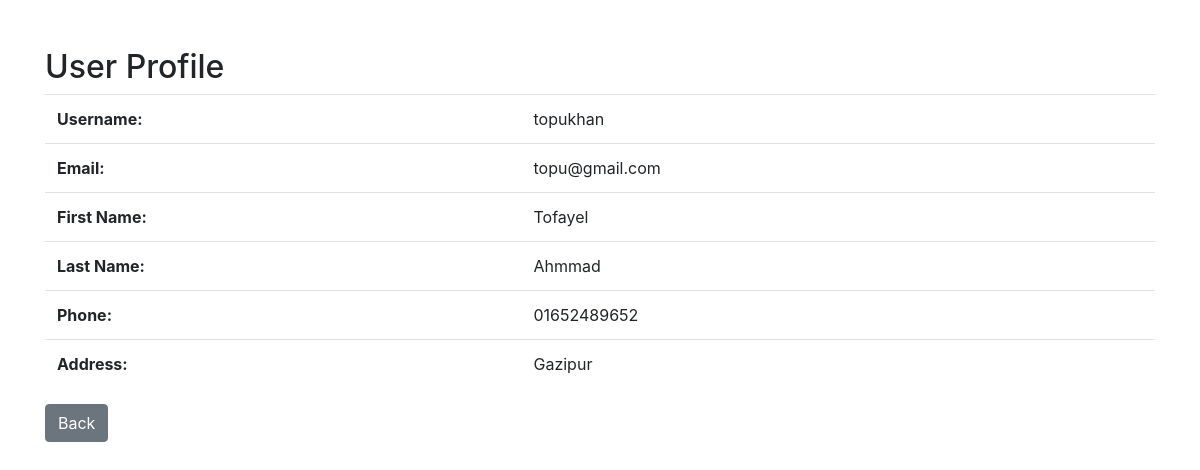
Screenshot of /oneToOne/read.php?id=13 with the database file from the repository.
### tables this page shows
CREATE TABLE `profiles` (
  `id` int NOT NULL,
  `user_id` int DEFAULT NULL,
  `first_name` varchar(50) DEFAULT NULL,
  `last_name` varchar(50) DEFAULT NULL,
  `phone` varchar(20) DEFAULT NULL,
  `address` varchar(100) DEFAULT NULL
);

CREATE TABLE `users` (
  `id` int NOT NULL,
  `username` varchar(50) NOT NULL,
  `email` varchar(100) NOT NULL
);

### oneToOne/read.php (the view, shortened to what this page needs)
<?php
require 'dbconnect.php';
if (isset($_GET['id'])) {
    $user_id = $_GET['id'];
    try {
        $stmt = $pdo->prepare("SELECT users.*, profiles.first_name, profiles.last_name, profiles.phone, profiles.address FROM users LEFT JOIN profiles ON users.id = profiles.user_id WHERE users.id = ?");
        $stmt->execute([$user_id]);
        $user = $stmt->fetch(PDO::FETCH_ASSOC);
    } catch (PDOException $e) {
        echo "Error: " . $e->getMessage();
    }
} else {
    header("Location: index.php");
    exit();
}
?>
<!DOCTYPE html>
<html>
<head>
    <link rel="stylesheet" href="https://stackpath.bootstrapcdn.com/bootstrap/4.5.2/css/bootstrap.min.css">
</head>
<body>
    <div class="container mt-5">
        <h2>User Profile</h2>
        <table class="table">
            <tr>
                <th>Username:</th>
                <td><?= $user['username'] ?></td>
            </tr>
            <tr>
                <th>Email:</th>
                <td><?= $user['email'] ?></td>
            </tr>
            <tr>
                <th>First Name:</th>
                <td><?= $user['first_name'] ?></td>
            </tr>
            <tr>
                <th>Last Name:</th>
                <td><?= $user['last_name'] ?></td>
            </tr>
            <tr>
                <th>Phone:</th>
                <td><?= $user['phone'] ?></td>
            </tr>
            <tr>
                <th>Address:</th>
                <td><?= $user['address'] ?></td>
            </tr>
        </table>
        <a href="index.php" class="btn btn-secondary">Back</a>
    </div>
</body>
</html>

### rows the page displays
profiles: user.username "topukhan", user.email "topu@gmail.com", first_name "Tofayel", last_name "Ahmmad", phone "01652489652", address "Gazipur"
